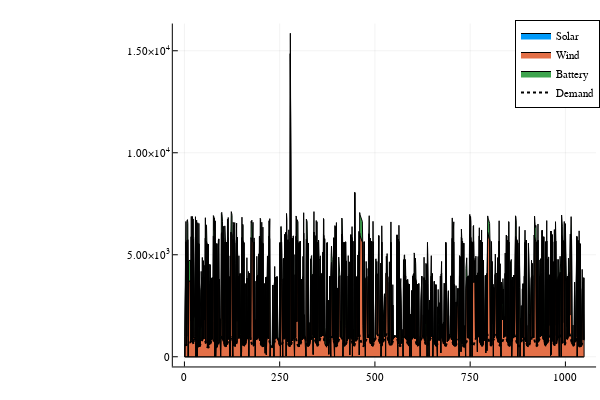

Notebook code cell kept with this figure:
### Code cell
using Plots


@userplot StackedArea

# a simple "recipe" for Plots.jl to get stacked area plots
# usage: stackedarea(xvector, datamatrix, plotsoptions)
@recipe function f(pc::StackedArea)
    x, y = pc.args
    n = length(x)
    y = cumsum(y, dims=2)
    seriestype := :shape

    # create a filled polygon for each item
    for c=1:size(y,2)
        sx = vcat(x, reverse(x))
        sy = vcat(y[:,c], c==1 ? zeros(n) : reverse(y[:,c-1]))
        @series (sx, sy)
    end
end

a = X_gen_matrix[:,1]
b = X_gen_matrix[:,2]
c = X_gen_matrix[:,3]
sNames = ["Solar","Wind","Battery"]
x = nb_hours_ls

plotly()
stackedarea(x, [a b c], labels=reshape(sNames, (1,3)))
plot!(x, X_D, label="Demand", lc=:black, lw=2, ls=:dot)
#genplot(x, X_D[:])

### Figure 1 — Plotly figure (JSON) as saved in the notebook; plotly's stock layout.template omitted (floating-point values rounded to 4 significant figures; data arrays with more than 128 entries replaced by an {"elided": "..."} marker saying what was removed)
{"data": [{"fill": "tozeroy", "fillcolor": "rgba(0, 154, 250, 1.000)", "legendgroup": "Solar", "line": {"color": "rgba(0, 0, 0, 1.000)", "dash": "solid", "width": 1}, "mode": "lines", "name": "Solar", "showlegend": true, "type": "scatter", "x": {"elided": "2099 int values"}, "xaxis": "x1", "y": {"elided": "2099 int values"}, "yaxis": "y1"}, {"fill": "tozeroy", "fillcolor": "rgba(227, 111, 71, 1.000)", "legendgroup": "Wind", "line": {"color": "rgba(0, 0, 0, 1.000)", "dash": "solid", "width": 1}, "mode": "lines", "name": "Wind", "showlegend": true, "type": "scatter", "x": {"elided": "2099 int values"}, "xaxis": "x1", "y": {"elided": "2099 float values"}, "yaxis": "y1"}, {"fill": "tozeroy", "fillcolor": "rgba(62, 164, 78, 1.000)", "legendgroup": "Battery", "line": {"color": "rgba(0, 0, 0, 1.000)", "dash": "solid", "width": 1}, "mode": "lines", "name": "Battery", "showlegend": true, "type": "scatter", "x": {"elided": "2099 int values"}, "xaxis": "x1", "y": {"elided": "2099 float values"}, "yaxis": "y1"}, {"colorbar": {"len": 0.9525, "title": "", "x": 0.9934, "y": 0.5139}, "legendgroup": "Demand", "line": {"color": "rgba(0, 0, 0, 1.000)", "dash": "dot", "shape": "linear", "width": 2}, "mode": "lines", "name": "Demand", "showlegend": true, "type": "scatter", "x": {"elided": "1049 int values"}, "xaxis": "x", "y": {"elided": "1049 float values"}, "yaxis": "y"}], "layout": {"annotations": [], "height": 400, "legend": {"bgcolor": "rgba(255, 255, 255, 1.000)", "bordercolor": "rgba(0, 0, 0, 1.000)", "borderwidth": 1, "font": {"color": "rgba(0, 0, 0, 1.000)", "family": "sans-serif", "size": 11}, "title": {"font": {"color": "rgba(0, 0, 0, 1.000)", "family": "sans-serif", "size": 15}, "text": ""}, "tracegroupgap": 0, "traceorder": "normal", "x": 1, "xanchor": "auto", "y": 1, "yanchor": "auto"}, "margin": {"b": 20, "l": 0, "r": 0, "t": 20}, "paper_bgcolor": "rgba(255, 255, 255, 1.000)", "plot_bgcolor": "rgba(255, 255, 255, 1.000)", "showlegend": true, "width": 600, "xaxis": {"anchor": "y", "domain": [0.288, 0.9934], "gridcolor": "rgba(0, 0, 0, 0.100)", "gridwidth": 0.5, "linecolor": "rgba(0, 0, 0, 1.000)", "mirror": false, "range": [-30.44, 1080.0], "showgrid": true, "showline": true, "showticklabels": true, "tickangle": 0, "tickcolor": "rgb(0, 0, 0)", "tickfont": {"color": "rgba(0, 0, 0, 1.000)", "family": "sans-serif", "size": 11}, "tickmode": "array", "ticks": "inside", "ticktext": ["0", "250", "500", "750", "1000"], "tickvals": [0, 250, 500, 750, 1000], "title": "", "titlefont": {"color": "rgba(0, 0, 0, 1.000)", "family": "sans-serif", "size": 15}, "type": "-", "visible": true, "zeroline": false, "zerolinecolor": "rgba(0, 0, 0, 1.000)"}, "yaxis": {"anchor": "x", "domain": [0.03762, 0.9902], "gridcolor": "rgba(0, 0, 0, 0.100)", "gridwidth": 0.5, "linecolor": "rgba(0, 0, 0, 1.000)", "mirror": false, "range": [-475.8, 16330.0], "showgrid": true, "showline": true, "showticklabels": true, "tickangle": 0, "tickcolor": "rgb(0, 0, 0)", "tickfont": {"color": "rgba(0, 0, 0, 1.000)", "family": "sans-serif", "size": 11}, "tickmode": "array", "ticks": "inside", "ticktext": ["0", "5.00×10<sup>3</sup>", "1.00×10<sup>4</sup>", "1.50×10<sup>4</sup>"], "tickvals": [0, 5000, 10000, 15000], "title": "", "titlefont": {"color": "rgba(0, 0, 0, 1.000)", "family": "sans-serif", "size": 15}, "type": "-", "visible": true, "zeroline": false, "zerolinecolor": "rgba(0, 0, 0, 1.000)"}}}
